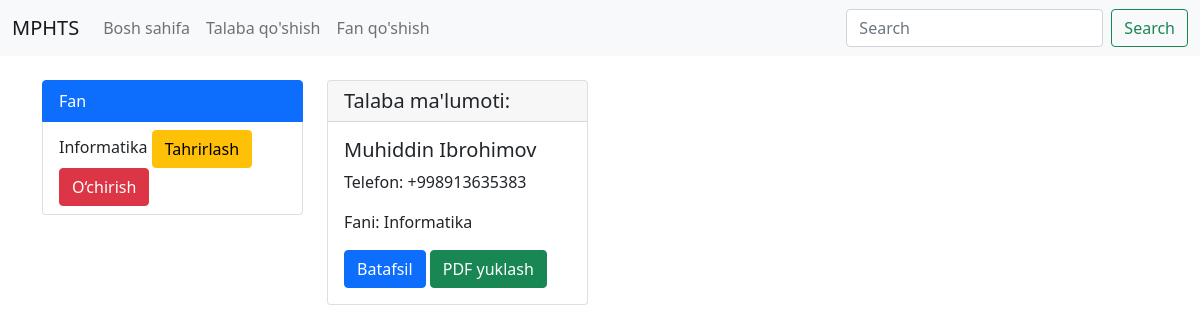
Screenshot of /fan/3/ with the database file from the repository.
### app/models.py (models this page shows, shortened)
class Fan(models.Model):
    nom = models.CharField(max_length=50)
    def __str__(self):
        return self.nom

class Talaba(models.Model):
    ism_fam = models.CharField(max_length=50)
    sharf = models.CharField(max_length=50)
    tel_raqam = models.CharField(max_length=13, blank=True, null=True)
    manzil = models.CharField(max_length=100)
    fan = models.ForeignKey(Fan, on_delete=models.CASCADE, related_name="get_talaba", null=True, blank=True)
    views = models.IntegerField(default=0)

### app/views.py (the view)
# urls.py: path('fan/<int:fan_id>/', Fan_talabasi.as_view(), name='Fan_talabasi'),
class Fan_talabasi(ListView):
    model = Talaba
    template_name = 'Fan_talabasi.html'
    context_object_name = 'Talaba'
    def get_queryset(self):
        fan = get_object_or_404(Fan, id = self.kwargs['fan_id'])
        return Talaba.objects.filter(fan=fan)
    def get_context_data(self, **kwargs):
        context = super().get_context_data(**kwargs)
        context['fan'] = get_object_or_404(Fan, id = self.kwargs['fan_id'])
        context['Fan'] = Fan.objects.all()
        return context

### app/templates/Fan_talabasi.html (shortened to what this page needs)
<!DOCTYPE html>
<html lang="en">
<head>
    <link href="https://cdn.jsdelivr.net/npm/bootstrap@5.0.2/dist/css/bootstrap.min.css" rel="stylesheet">
</head>
<body>
  <nav class="navbar navbar-expand-lg navbar-light bg-light">
        <div class="container-fluid">
            <a class="navbar-brand" href="#">MPHTS</a>
            <div class="collapse navbar-collapse" id="navbarSupportedContent">
                <ul class="navbar-nav me-auto mb-2 mb-lg-0">
                    <li class="nav-item"><a class="nav-link" href="{% url 'asosiy' %}"> Bosh sahifa </a></li>
                    <li class="nav-item"><a class="nav-link" href="#"> Talaba qo'shish </a></li>
                    <li class="nav-item"><a class="nav-link" href="#"> Fan qo'shish </a></li>
                </ul>
                <form class="d-flex">
                    <input class="form-control me-2" type="search" placeholder="Search" aria-label="Search">
                    <button class="btn btn-outline-success" type="submit">Search</button>
                </form>
            </div>
        </div>
    </nav>
  <div class="container mt-4">
    <div class="row">
      <div class="col-md-3">
        <ul class="list-group">
        <li class="list-group-item active" aria-current="true">Fan</li>
            <li class="list-group-item">
                <a href="{% url 'Fan_talabasi' fan.pk %}" class="text-decoration-none text-dark">
                    {{ fan.nom }}
                </a>
                <a href="{% url 'upd_fan' fan.id %}" class="btn btn-warning">Tahrirlash</a>
                <form method="post" action="{% url 'del_fan' fan.id %}" style="display: inline;" onsubmit="return confirm('{{ fan.fan }} fanini o‘chirishni tasdiqlaysizmi?');">
                    <button type="submit" class="btn btn-danger">O‘chirish</button>
                </form>
            </li>
      </ul>
      </div>
      <div class="col-md-9">
            <div class="row">
                {% for item in Talaba %}
                    <div class="col-md-4 mb-3">
                        <div class="card">
                            <h5 class="card-header">Talaba ma'lumoti:</h5>
                            <div class="card-body">
                              <h5 class="card-title">{{item.ism_fam}}</h5>
                              <p class="card-text">Telefon: {{item.tel_raqam}}</p>
                              <p class="card-text">Fani: {{item.fan}}</p>
                               <a href="{% url 'Talaba' item.id %}" class="btn btn-primary">Batafsil</a>
                               <a href="{% url 'download_talaba_pdf' item.id %}" class="btn btn-success">PDF yuklash</a>
                             </div>
                        </div>
                    </div>
                {% endfor %}
            </div>
        </div>
    </div>
  </div>
</body>
</html>

### rows the page displays
Fan: nom "Informatika"
Talaba: ism_fam "Muhiddin Ibrohimov", tel_raqam "+998913635383", fan "Informatika"
